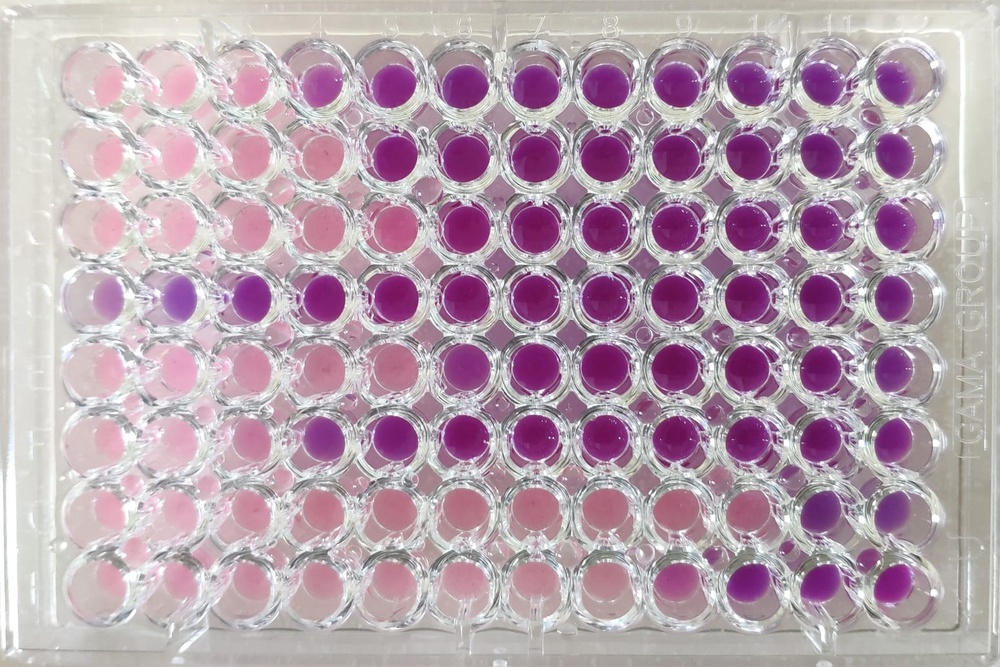
#> input picture test_images/WhatsApp Image 2026-02-05 at 14.15.10.jpeg, 1000 x 667 px, shrunk from 1553 x 1036 before the run, found by its file name
$ python test_dart_params.py
#> lines starting #> are read from the running program, lines starting #| are printed output that depends on the picture; after the words box and inside, x2 and y2 are one past the last pixel; in counts of white or black regions, pixels touching at a corner belong together
#!/usr/bin/env python3
"""
Test script to simulate Dart/C++ OpenCV parameters on the test image.
This helps debug why the mobile app might not be detecting wells correctly.
"""

import cv2
import numpy as np
import sys

def detect_circles_dart_params(image_path, output_path):
    """Detect circles using the EXACT same parameters as native_opencv.cpp"""

    # Load image
    img = cv2.imread(image_path)
#> img is the input picture: shape (667, 1000, 3); mean B, G, R 175, 162.3, 183.8
    if img is None:
        print(f"Error: Could not load image {image_path}")
        return

    h, w = img.shape[:2]
#> h = 667; w = 1000
    print(f"Image size: {w}x{h}")
#| Image size: 1000x667

    gray = cv2.cvtColor(img, cv2.COLOR_BGR2GRAY)
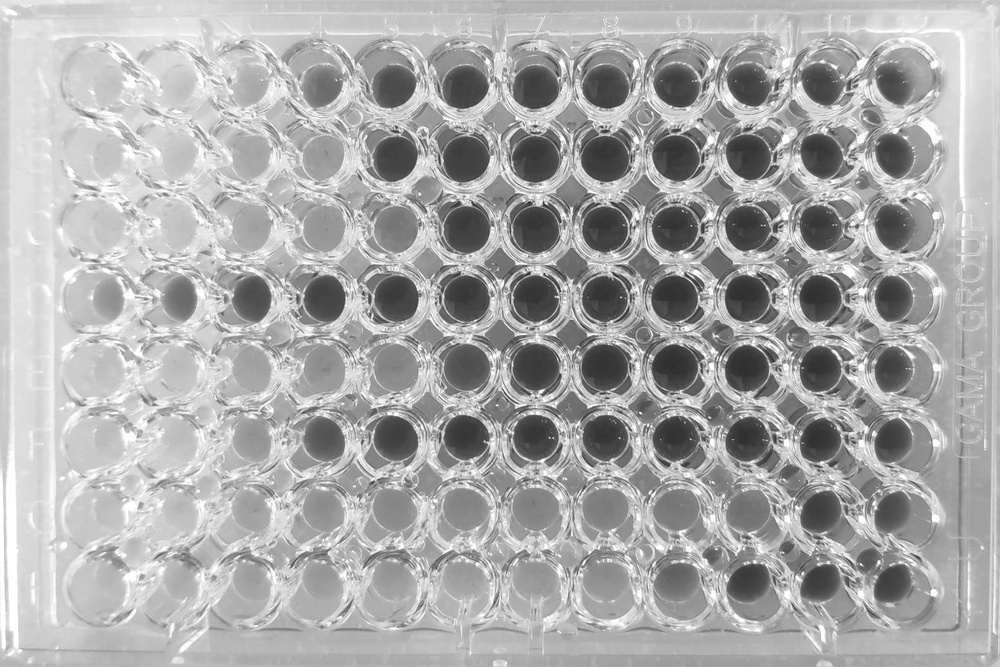
#> gray: shape (667, 1000); min 41, max 255, mean 170.2

    # Parameters EXACTLY matching native_opencv.cpp (after our fixes)
    expected_cell = min(w / 12.0, h / 8.0)
#> expected_cell = 83.33
    expected_r = expected_cell * 0.42
#> expected_r = 35
    min_r = int(expected_r * 0.5)  # Updated to match Python
#> min_r = 17
    max_r = int(expected_r * 1.3)
#> max_r = 45
    min_dist = expected_cell * 0.65  # Updated to match Python
#> min_dist = 54.17

    print(f"Expected cell: {expected_cell:.1f}")
#| Expected cell: 83.3
    print(f"Expected radius: {expected_r:.1f}")
#| Expected radius: 35.0
    print(f"Min radius: {min_r}, Max radius: {max_r}")
#| Min radius: 17, Max radius: 45
    print(f"Min dist: {min_dist:.1f}")
#| Min dist: 54.2

    # Parameters from updated native_opencv.cpp
    dp = 1.0  # Updated from 1.2
    param1 = 50  # Updated from 100
    blur_sizes = [7, 9, 11]
    param2_values = [22, 28, 35]

    all_circles = []

    for blur_size in blur_sizes:
        blurred = cv2.GaussianBlur(gray, (blur_size, blur_size), 2)

        for param2 in param2_values:
            circles = cv2.HoughCircles(
                blurred,
                cv2.HOUGH_GRADIENT,
                dp=dp,
                minDist=min_dist,
                param1=param1,
                param2=param2,
                minRadius=min_r,
                maxRadius=max_r
            )

            if circles is not None:
                print(f"  blur={blur_size}, param2={param2}: {len(circles[0])} circles")
                all_circles.append(circles[0])
#> this loop made 3 passes
#> pass 2, in detect_circles_dart_params, `blurred = cv2.GaussianBlur(gray, (blur_size, blur_size), 2)`:
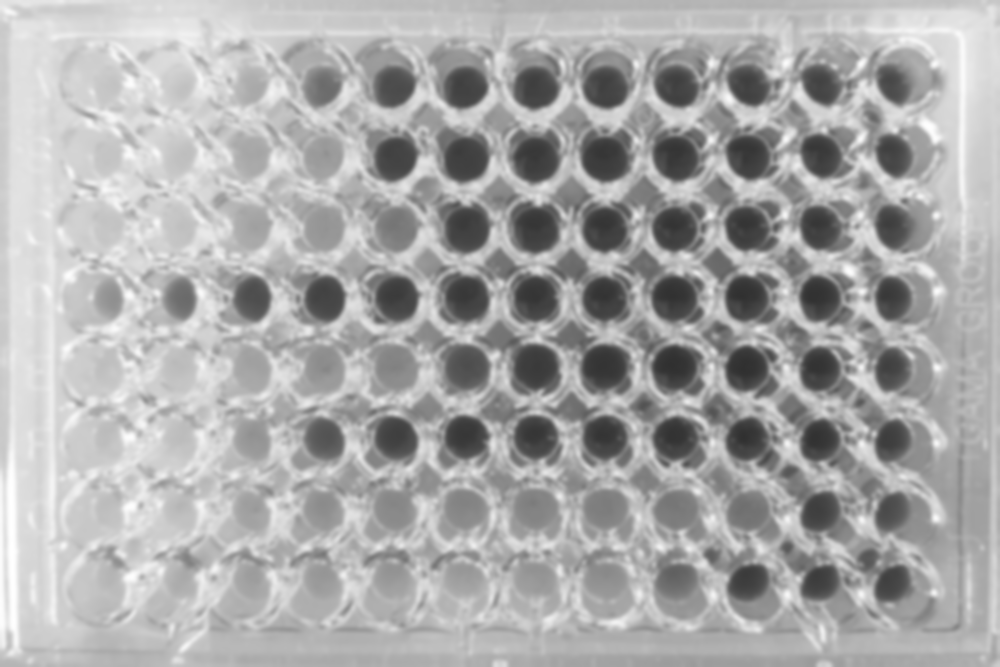
#> blurred: shape (667, 1000); min 48, max 255, mean 170.2
#> after the loop, all_circles = 9 items

    if not all_circles:
        print("No circles detected!")
        return

    combined = np.vstack(all_circles)
#> combined = 704 rows, first 8: [457.5, 304.5, 40], [898.5, 83.5, 44.4], [534.5, 227.5, 33.3], [607.5, 369.5, 40], [676.5, 445.5, 36.6], [606.5, 298.5, 33.2], [679.5, 373.5, 40], [607.5, 590.5, 28.8]
    print(f"Total before dedup: {len(combined)}")
#| Total before dedup: 704

    # Deduplicate (merge threshold = min_dist * 0.5)
    merge_threshold = min_dist * 0.5
#> merge_threshold = 27.08
    deduped = _deduplicate(combined, merge_threshold)
#> the loop in _deduplicate, `for i in range(len(circles)):` made 704 passes
#> after the loop in _deduplicate, `for i in range(len(circles)):`: merged = 98 items, first 6: [463.8, 301.6, 37.38], [902.9, 78.72, 35.84], [534.5, 226.8, 33.3], [607.5, 369.8, 40], [677.9, 441.3, 40.32], [608.2, 299.3, 35.21]
#> deduped = 98 rows, first 8: [463.8, 301.6, 37.38], [902.9, 78.72, 35.84], [534.5, 226.8, 33.3], [607.5, 369.8, 40], [677.9, 441.3, 40.32], [608.2, 299.3, 35.21], [680.2, 371.4, 38.64], [605.8, 586.6, 35.36]
    print(f"After dedup: {len(deduped)}")
#| After dedup: 98

    # Filter by radius (0.6 - 1.4 × median)
    radii = deduped[:, 2]
#> radii = 98 values, max 44.4 at index 92, min 23.6 at index 55, mean 35.79
    med_r = np.median(radii)
#> med_r = 36.19
    radius_mask = (radii >= med_r * 0.6) & (radii <= med_r * 1.4)
    filtered = deduped[radius_mask]
#> filtered has the same summary as deduped
    print(f"After radius filter: {len(filtered)}")
#| After radius filter: 98

    # Filter edge circles (edge_margin = med_r * 0.5)
    edge_margin = med_r * 0.5
#> edge_margin = 18.1
    edge_mask = ((filtered[:, 0] > edge_margin) &
                 (filtered[:, 0] < w - edge_margin) &
                 (filtered[:, 1] > edge_margin) &
                 (filtered[:, 1] < h - edge_margin))
    final = filtered[edge_mask]
#> final has the same summary as deduped
    print(f"After edge filter: {len(final)}")
#| After edge filter: 98

    # Draw debug image
    debug = img.copy()
    for c in final:
        cx, cy, r = int(c[0]), int(c[1]), int(c[2])
        cv2.circle(debug, (cx, cy), r, (0, 255, 0), 2)
        cv2.circle(debug, (cx, cy), 3, (0, 0, 255), -1)
#> this loop made 98 passes
#> (c, cx, cy, r) on passes 1 to 12: ([463.8, 301.6, 37.38], 463, 301, 37), ([902.9, 78.72, 35.84], 902, 78, 35), ([534.5, 226.8, 33.3], 534, 226, 33), ([607.5, 369.8, 40], 607, 369, 40), ([677.9, 441.3, 40.32], 677, 441, 40), ([608.2, 299.3, 35.21], 608, 299, 35), ([680.2, 371.4, 38.64], 680, 371, 38), ([605.8, 586.6, 35.36], 605, 586, 35), ([530.9, 81.83, 42.8], 530, 81, 42), ([316.2, 588.8, 35.55], 316, 588, 35), ([314.6, 78.61, 33.17], 314, 78, 33), ([390.7, 155.2, 25.78], 390, 155, 25)
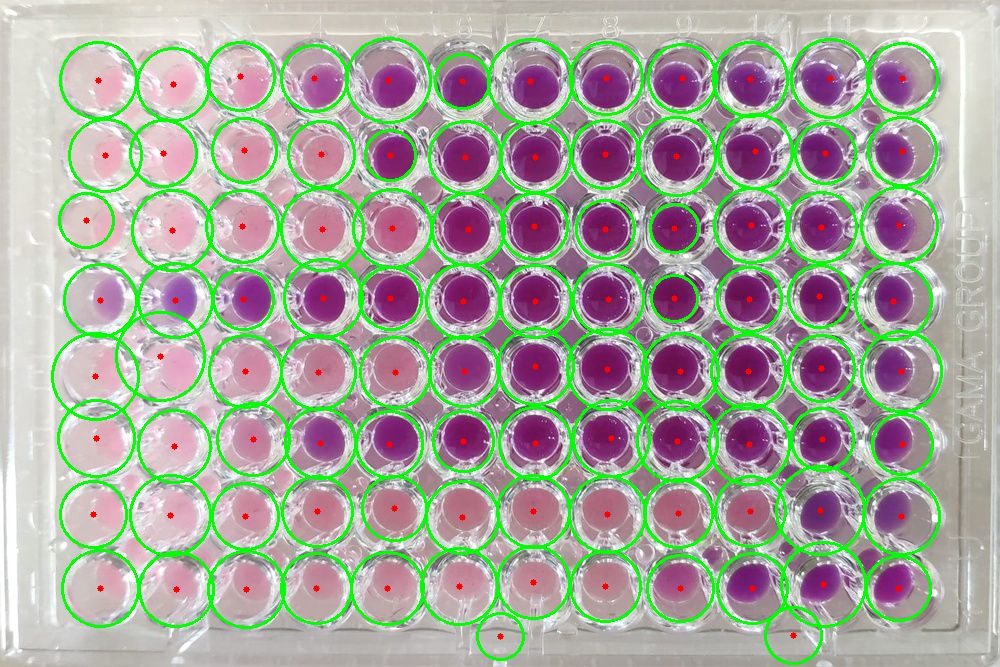
#> debug: shape (667, 1000, 3); 9.74% of pixels changed, all inside (x1, y1, x2, y2) = (51, 37, 943, 665)

    # Add grid overlay to show expected positions
    step_x = w / 12.0
#> step_x = 83.33
    step_y = h / 8.0
#> step_y = 83.38

    for row in range(8):
        for col in range(12):
            expected_cx = int(step_x * (col + 0.5))
            expected_cy = int(step_y * (row + 0.5))
            cv2.circle(debug, (expected_cx, expected_cy), 5, (255, 0, 0), 1)  # Blue = expected
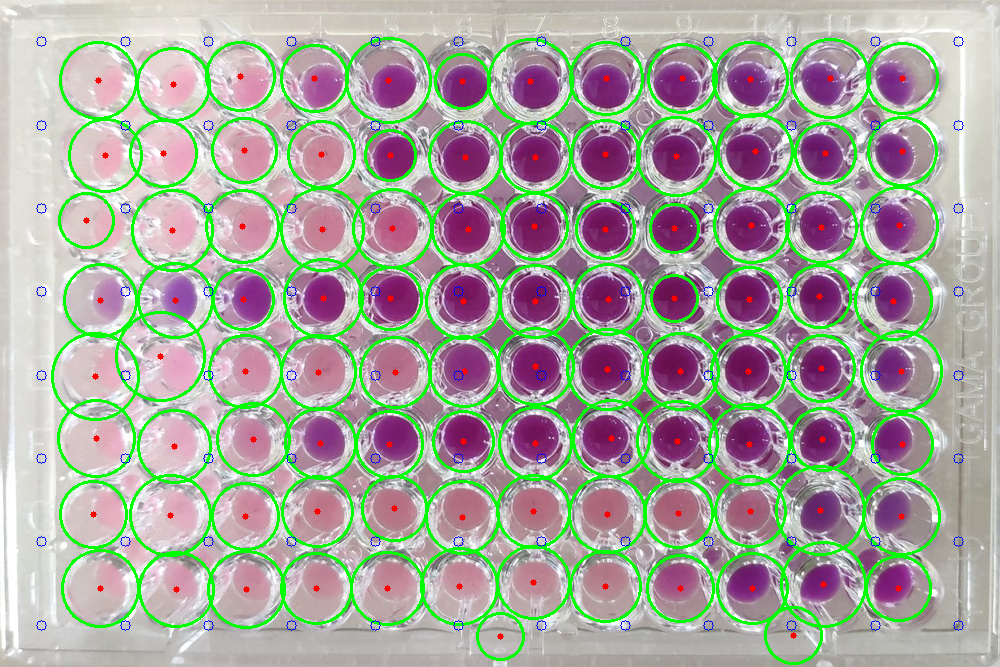
#> debug: shape (667, 1000, 3); 0.4% of pixels changed, all inside (x1, y1, x2, y2) = (36, 36, 964, 631)

    cv2.imwrite(output_path, debug)
    print(f"\nDebug image saved to: {output_path}")
    print(f"Green = detected circles, Blue dots = expected grid positions")


def _deduplicate(circles, merge_dist):
    if len(circles) == 0:
        return circles
    used = np.zeros(len(circles), dtype=bool)
    merged = []
    for i in range(len(circles)):
        if used[i]:
            continue
        cluster = [circles[i]]
        used[i] = True
        for j in range(i + 1, len(circles)):
            if used[j]:
                continue
            dist = np.sqrt((circles[i][0]-circles[j][0])**2 + (circles[i][1]-circles[j][1])**2)
            if dist < merge_dist:
                cluster.append(circles[j])
                used[j] = True
        merged.append(np.mean(cluster, axis=0))
    return np.array(merged)


if __name__ == "__main__":
    image_path = "/Users/kutinyo/Desktop/Sample/test_images/WhatsApp Image 2026-02-05 at 14.15.10.jpeg"
    output_path = "/Users/kutinyo/Desktop/Sample/files/debug_dart_params.png"
    detect_circles_dart_params(image_path, output_path)
